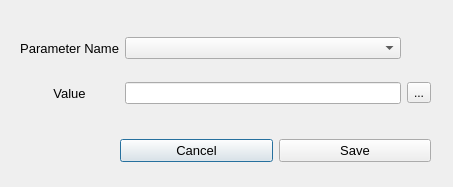
<?xml version="1.0" encoding="UTF-8"?>
<ui version="4.0">
 <class>SetParameterWindow</class>
 <widget class="QDialog" name="SetParameterWindow">
  <property name="geometry">
   <rect>
    <x>0</x>
    <y>0</y>
    <width>453</width>
    <height>187</height>
   </rect>
  </property>
  <property name="windowTitle">
   <string>Set Parameters Window</string>
  </property>
  <widget class="QWidget" name="gridLayoutWidget">
   <property name="geometry">
    <rect>
     <x>20</x>
     <y>20</y>
     <width>411</width>
     <height>101</height>
    </rect>
   </property>
   <layout class="QGridLayout" name="gridLayout">
    <item row="1" column="0">
     <widget class="QLabel" name="label_param_value">
      <property name="font">
       <font>
        <pointsize>10</pointsize>
       </font>
      </property>
      <property name="text">
       <string>Value</string>
      </property>
      <property name="alignment">
       <set>Qt::AlignCenter</set>
      </property>
     </widget>
    </item>
    <item row="1" column="2">
     <widget class="QToolButton" name="toolButton">
      <property name="text">
       <string>...</string>
      </property>
     </widget>
    </item>
    <item row="1" column="1">
     <widget class="QLineEdit" name="lineEdit_param_value">
      <property name="text">
       <string/>
      </property>
     </widget>
    </item>
    <item row="0" column="1">
     <widget class="QComboBox" name="comboBox_param_name"/>
    </item>
    <item row="0" column="0">
     <widget class="QLabel" name="label_param_name">
      <property name="font">
       <font>
        <pointsize>10</pointsize>
       </font>
      </property>
      <property name="text">
       <string>Parameter Name</string>
      </property>
      <property name="alignment">
       <set>Qt::AlignRight|Qt::AlignTrailing|Qt::AlignVCenter</set>
      </property>
     </widget>
    </item>
   </layout>
  </widget>
  <widget class="QWidget" name="horizontalLayoutWidget">
   <property name="geometry">
    <rect>
     <x>120</x>
     <y>130</y>
     <width>311</width>
     <height>41</height>
    </rect>
   </property>
   <layout class="QHBoxLayout" name="horizontalLayout">
    <item>
     <widget class="QPushButton" name="cancel_button">
      <property name="font">
       <font>
        <pointsize>10</pointsize>
       </font>
      </property>
      <property name="text">
       <string>Cancel</string>
      </property>
     </widget>
    </item>
    <item>
     <widget class="QPushButton" name="save_button">
      <property name="font">
       <font>
        <pointsize>10</pointsize>
       </font>
      </property>
      <property name="text">
       <string>Save</string>
      </property>
     </widget>
    </item>
   </layout>
  </widget>
 </widget>
 <tabstops>
  <tabstop>comboBox_param_name</tabstop>
  <tabstop>lineEdit_param_value</tabstop>
  <tabstop>toolButton</tabstop>
  <tabstop>cancel_button</tabstop>
  <tabstop>save_button</tabstop>
 </tabstops>
 <resources/>
 <connections/>
</ui>
